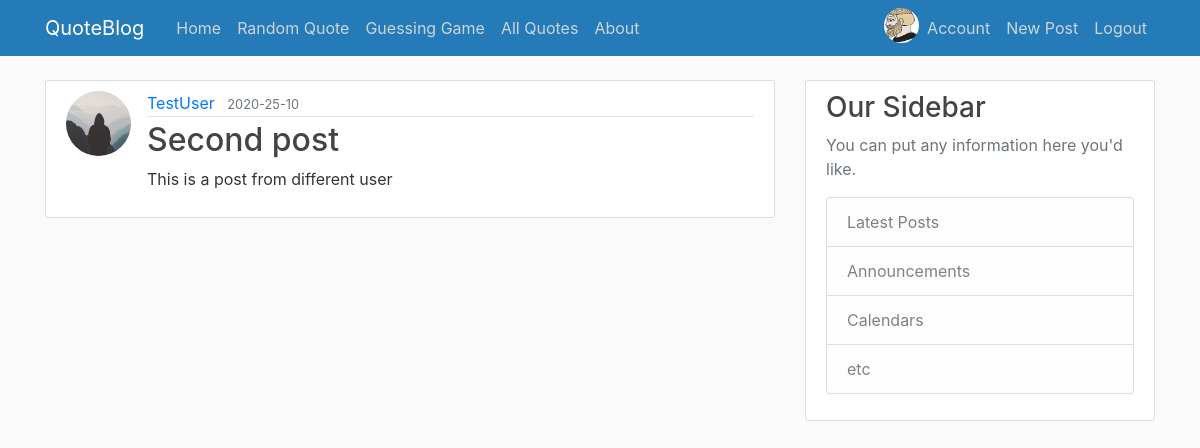
The app's page /post/2 (signed in) with its own data.
### quoteblog/models.py (models this page shows, shortened)
class User(db.Model, UserMixin):
    id = db.Column(db.Integer, primary_key=True)
    username = db.Column(db.String(20), unique=True, nullable=False)
    email = db.Column(db.String(120), unique=True, nullable=False)
    image_file = db.Column(db.String(20), nullable=False, default='default.jpg')
    password = db.Column(db.String(60), nullable=False)
    posts = db.relationship('Post', backref='author', lazy=True)

class Post(db.Model):
    id = db.Column(db.Integer, primary_key=True)
    title =  db.Column(db.String(100), nullable=False)
    date_posted = db.Column(db.DateTime, nullable=False, default=datetime.utcnow)
    content = db.Column(db.Text, nullable=False)
    user_id = db.Column(db.Integer, db.ForeignKey('user.id'), nullable=False)

### quoteblog/routes.py (the view)
@app.route('/post/<int:post_id>')
def post(post_id):
    post = Post.query.get_or_404(post_id)
    return render_template('post.html', title=post.title, post=post)

### quoteblog/models.py (called while the page is built)
@login_manager.user_loader
def load_user(user_id):
    return User.query.get(int(user_id))

### quoteblog/templates/post.html (shortened to what this page needs)
{% extends "layout.html" %}
{% block content %}
    <article class="media content-section">
        <img class="rounded-circle article-img" src="{{ url_for('static', filename='profile_pics/' + post.author.image_file) }}">
        <div class="media-body">
            <div class="article-metadata">
                <a class="mr-2" href="#">{{ post.author.username }}</a>
                <small class="text-muted">{{ post.date_posted.strftime('%Y-%M-%d') }}</small>
            </div>
            <h2 class="article-title">{{ post.title }}</a></h2>
            <p class="article-content">{{ post.content }}</p>
        </div>
    </article>
{% endblock content %}

### quoteblog/templates/layout.html (shortened to what this page needs)
<!doctype html>
<html lang="en">
  <head>
    <link rel="stylesheet" href="https://stackpath.bootstrapcdn.com/bootstrap/4.3.1/css/bootstrap.min.css">
    <link rel="stylesheet" type="text/css" href="{{ url_for('static', filename='main.css') }}">
</head>
<body>
    <header class="site-header">
        <nav class="navbar navbar-expand-md navbar-dark bg-steel fixed-top">
          <div class="container">
            <a class="navbar-brand mr-4" href="/">QuoteBlog</a>
            <div class="collapse navbar-collapse" id="navbarToggle">
              <div class="navbar-nav mr-auto">
                <a class="nav-item nav-link" href="{{ url_for('home') }}">Home</a>
                <a class="nav-item nav-link" href="{{ url_for('random_pick') }}">Random Quote</a>
                <a class="nav-item nav-link" href="{{ url_for('guess') }}">Guessing Game</a>
                <a class="nav-item nav-link" href="{{ url_for('allquotes') }}">All Quotes</a>
                <a class="nav-item nav-link" href="{{ url_for('about') }}">About</a>
              </div>
              <div class="navbar-nav">
                {% if current_user.is_authenticated %}
                <a href="{{ url_for('account') }}"><img class="rounded-circle account-img-nav" src="{{ url_for('static', filename='profile_pics/' + current_user.image_file) }}"></a>
                  <a class="nav-item nav-link" href="{{ url_for('account') }}">Account</a>
                  <a class="nav-item nav-link" href="{{ url_for('new_post') }}">New Post</a>
                  <a class="nav-item nav-link" href="{{ url_for('logout') }}">Logout</a>
                {% else %}
                  <a class="nav-item nav-link" href="{{ url_for('login') }}">Login</a>
                  <a class="nav-item nav-link" href="{{ url_for('register') }}">Register</a>
                {% endif %}
              </div>
            </div>
          </div>
        </nav>
      </header>
      <main role="main" class="container">
        <div class="row">
          <div class="col-md-8">
            {% block content %}{% endblock %}
          </div>
          <div class="col-md-4">
            <div class="content-section">
              <h3>Our Sidebar</h3>
              <p class='text-muted'>You can put any information here you'd like.
                <ul class="list-group">
                  <li class="list-group-item list-group-item-light">Latest Posts</li>
                  <li class="list-group-item list-group-item-light">Announcements</li>
                  <li class="list-group-item list-group-item-light">Calendars</li>
                  <li class="list-group-item list-group-item-light">etc</li>
                </ul>
              </p>
            </div>
          </div>
        </div>
      </main>
</body>
</html>

### quoteblog/static/main.css (style rules this page uses)
body { background: #fafafa; color: #333333; margin-top: 5rem; }
h1, h2, h3, h4, h5, h6 { color: #444444; }
.bg-steel { background-color: #257ab8; }
.site-header .navbar-nav .nav-link { color: #cbd5db; }
.content-section { background: #ffffff; padding: 10px 20px; border: 1px solid #dddddd; border-radius: 3px; margin-bottom: 20px; }
.article-title { color: #444444; }
.article-content { white-space: pre-line; }
.article-img { height: 65px; width: 65px; margin-right: 16px; }
.article-metadata { padding-bottom: 1px; margin-bottom: 4px; border-bottom: 1px solid #e3e3e3 }
.account-img-nav { height: 35px; width: 35px; }

### records on screen
User: image_file (picture)
User: image_file (placeholder picture), author.username "TestUser"
Post: date_posted "2020-25-10", title "Second post", content "This is a post from different user"
